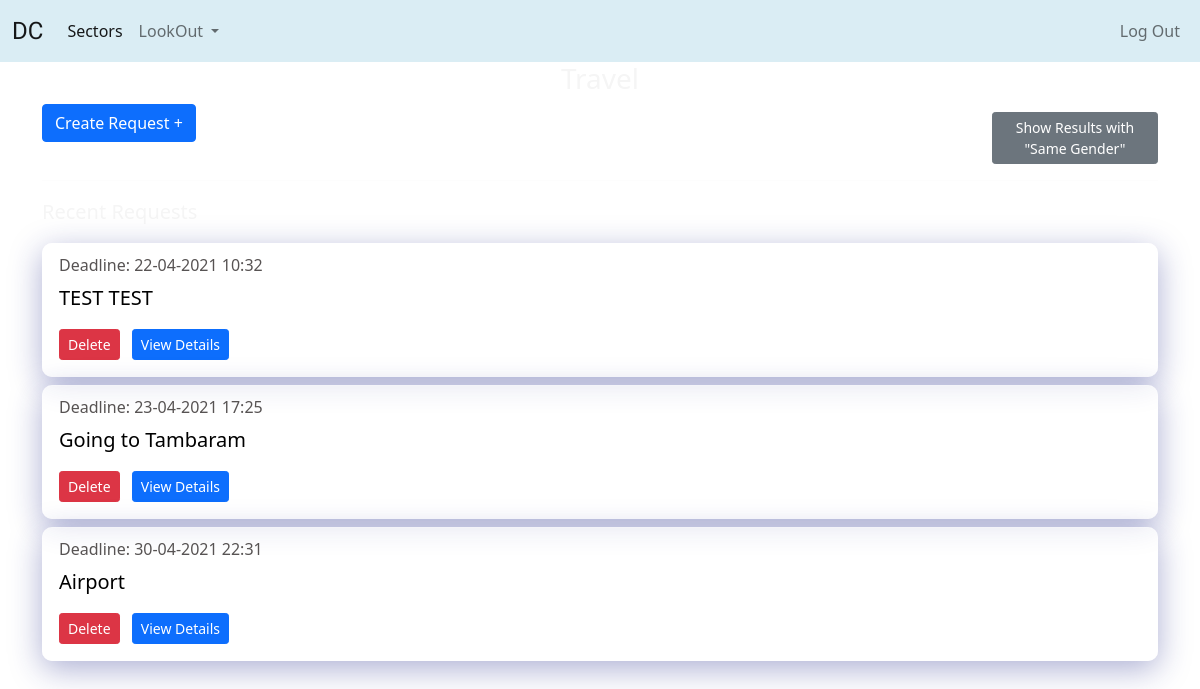
Page /sector/1/0/ (signed in) on the committed database.
### connect/models.py (models this page shows, shortened)
class Request(models.Model):
    requester = models.ForeignKey(User,on_delete=models.CASCADE,blank=True,related_name='req')
    sector = models.ForeignKey(SectorField,on_delete=models.CASCADE,related_name='reqsec')
    genre = models.CharField(max_length=56,null=True,blank=True)
    subject = models.CharField(max_length=128)
    content = models.TextField()
    match_with_same_gender = models.BooleanField(default=False)
    deadline = models.DateTimeField()
    is_first_year_req = models.BooleanField(default=False)
    created_at = models.DateTimeField(auto_now_add=True)
    deleted = models.BooleanField(default=False)
    pending = models.BooleanField(default=True)
    class Meta:
        ordering = ['-created_at']

### connect/views.py (the view)
# urls.py: path('sector/<int:id>/<int:type_>/',views.DisplayRequest.as_view(),name='display-request'),
class DisplayRequest(LoginRequiredMixin,View):
    def get(self,request,id,type_,*args,**kwargs):
        sector = get_object_or_404(SectorField,pk=id)
        if request.user.info.year == 1:
            requests_ = Request.objects.filter(sector=sector,is_first_year_req = True,deleted=False,pending=True)
        else:
            requests_ = Request.objects.filter(sector=sector,is_first_year_req = False,deleted=False,pending=True)
        final_requests =  []
        for i in requests_:
            if(i.match_with_same_gender):
                if(request.user.info.gender == i.requester.info.gender):
                    final_requests.append(i)
            elif(type_ == 1):
                if(request.user.info.gender == i.requester.info.gender):
                    final_requests.append(i)
            else:
                final_requests.append(i)
        data = {
            'sector':sector,
            'requests':final_requests,
            'type_':type_,
        }
        return render(request,'connect/sector-detail.html',context=data)

### connect/templates/connect/sector-detail.html (shortened to what this page needs)
{% extends 'base.html' %}
{% block content %}
<h3 class="text-center">{{sector.name}}</h3>
<div class="row">
    <div class="col-lg-10 col-sm-12">
        <a class="btn btn-primary" href="{% url 'connect:create-request' sector.id %}">Create Request +</a>
    </div>
    <div class="col-lg-2 col-sm-12 mt-2">
        {% if type_ == 0 %}
            <a class="btn btn-secondary btn-sm" href="{% url 'connect:display-request' sector.id 1 %}">Show Results with "Same Gender"</a>
        {% else %}
            <a class="btn btn-secondary btn-sm" href="{% url 'connect:display-request' sector.id 0 %}">Show Original Results</a>
        {% endif %}
    </div>
</div>
<hr>
<div>
    <p class="lead">Recent Requests</p>
    {% for req in requests %}
        <div class="card glass-container my-2">
            <div class="card-body">
                <h6 class="card-subtitle card-greycolor mb-2">Deadline: {{req.deadline | date:'d-m-Y H:i'}}</h6>
                <p class="card-text card-blackcolor lead">{{req.subject}}</p>
                {% if request.user == req.requester %}
                    <button type="button" class="btn btn-danger btn-sm me-2" data-bs-toggle="modal" data-bs-target="#deleteReqModal">Delete</button>
                {% endif %}
                <a class="btn btn-primary btn-sm" href="{% url 'connect:detail-request' req.id %}">View Details</a>
            </div>
        </div>
    {% empty %}
        <p>No Recent Requests :(</p>
    {% endfor %}
</div>
{% endblock %}

### static/css/style.css (style rules this page uses)
* { margin: 0; padding: 0; border: 0; font-size: 100%; box-sizing: border-box; color: whitesmoke; }
body { background-image: url('https://ik.imagekit.io/oyjag5asj/image_3mP0GSYNY.jpg'); background-repeat: no-repeat; background-size: cover; background-attachment: fixed; }
a { color: red; }
.glass-container { background: rgba(255, 255, 255, 0.657); box-shadow: 0 8px 32px 0 rgba( 31, 38, 135, 0.37 ); border-radius: 10px; border: 1px solid rgba( 255, 255, 255, 0.18 ); }
.card-greycolor { color: rgb(87, 83, 83); }
.card-blackcolor { color: black; }

### rows in the picture
Request: deadline "22-04-2021 10:32", subject "TEST TEST", shows "Delete"
Request: deadline "23-04-2021 17:25", subject "Going to Tambaram", shows "Delete"
Request: deadline "30-04-2021 22:31", subject "Airport", shows "Delete"
